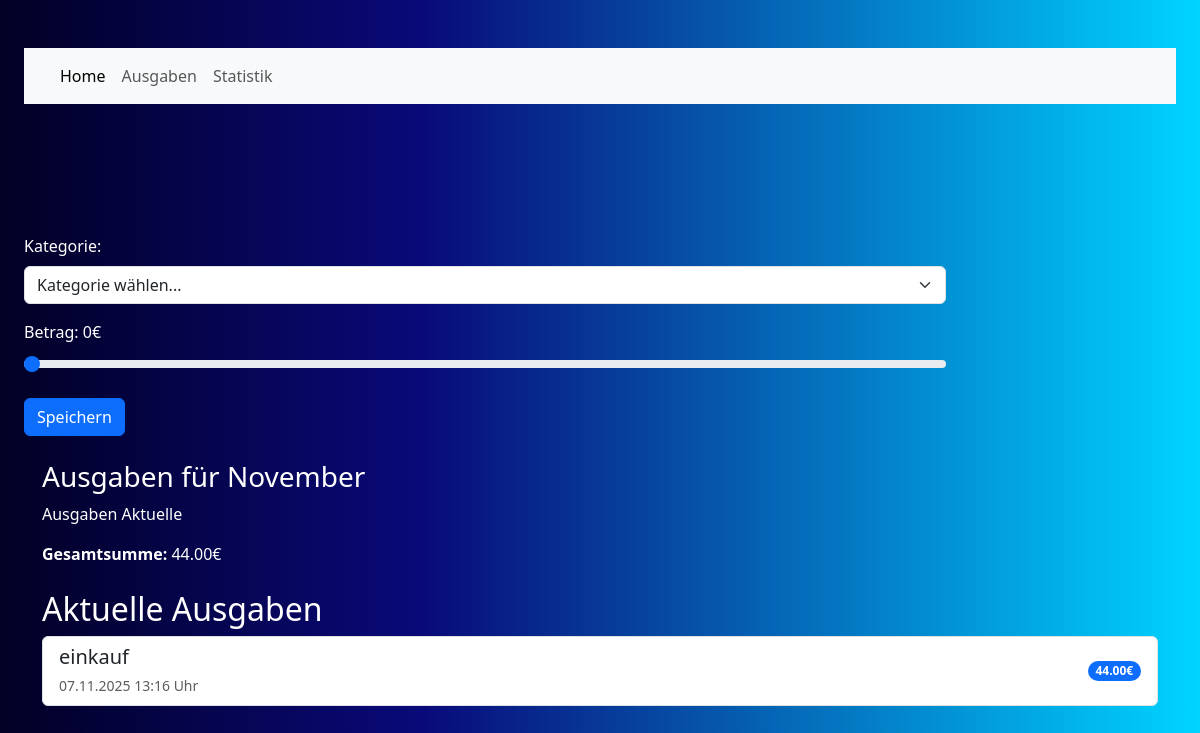
/home/, run on an earlier commit of the app's database.
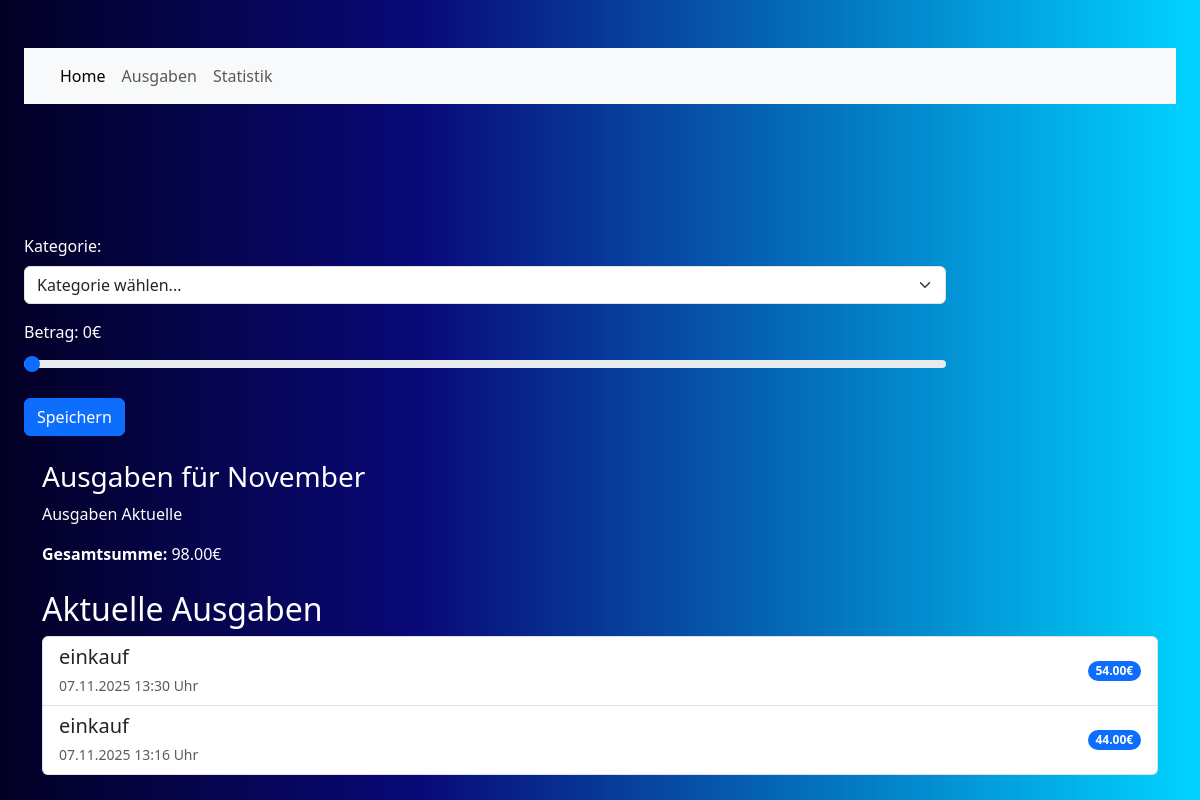
And on a later commit of the database.
### home/models.py (models this page shows, shortened)
class Ausgabe(models.Model):
    ausgaben_höhe = models.DecimalField(max_digits=10, decimal_places=2, default=0)
    ausgaben_kategorie = models.CharField(max_length=100)
    zeitpunkt_ausgabe = models.DateTimeField(auto_now_add=True)  # Automatisch setzen!
    class Meta:
        verbose_name = "Ausgabe"
        verbose_name_plural = "Ausgaben"  # Plural nur für Admin-Anzeige

### home/views.py (the view)
# urls.py: path('', views.main_view, name='main'),  # ← main_view verwenden!
def main_view(request):
    heute = datetime.now()
    monat = heute.month
    jahr = heute.year
    monate = ['Januar', 'Februar', 'März', 'April', 'Mai', 'Juni',
              'Juli', 'August', 'September', 'Oktober', 'November', 'Dezember']
    monat_name = monate[monat - 1]
    ausgaben_monatlich = Ausgabe.objects.filter(
        zeitpunkt_ausgabe__month=monat,
        zeitpunkt_ausgabe__year=jahr
    ).order_by('-zeitpunkt_ausgabe')
    gesamt_summe = 0
    for ausgabe in ausgaben_monatlich:
        print(f"Kategorie: {ausgabe.ausgaben_kategorie} - Höhe: {ausgabe.ausgaben_höhe}€")
        gesamt_summe += ausgabe.ausgaben_höhe
    print(f"Gesamtsumme für {monat}/{jahr}: {gesamt_summe}€")
    kategorien_daten = ausgaben_monatlich.values('ausgaben_kategorie').annotate(
        summe=Sum('ausgaben_höhe')
    ).order_by('-summe')
    chart_labels = [item['ausgaben_kategorie'] for item in kategorien_daten]
    chart_data = [float(item['summe']) for item in kategorien_daten]
    chart_labels_json = json.dumps(chart_labels)
    chart_data_json = json.dumps(chart_data)
    context = {
        'ausgaben': ausgaben_monatlich,
        'gesamt_summe': gesamt_summe,
        'monat': monat,
        'monat_name': monat_name,
        'jahr': jahr,
        'chart_labels': chart_labels_json,
        'chart_data': chart_data_json,
    }
    return render(request, 'home/main.html', context)

### home/templates/home/main.html (shortened to what this page needs)
{% load static %}
<!DOCTYPE html>
<html>
<head>
    <link rel="stylesheet" href="{% static 'home/style.css' %}">
    <link href="https://cdn.jsdelivr.net/npm/bootstrap@5.3.2/dist/css/bootstrap.min.css" rel="stylesheet">
</head>
<body>
    <section id="main-section-home">
        <section>
            <div id="eingabe-form">
                <nav class="navbar navbar-expand-lg bg-body-tertiary">
                    <div class="container-fluid">
                        <div class="collapse navbar-collapse" id="navbarNav">
                            <ul class="navbar-nav">
                                <li class="nav-item">
                                    <a class="nav-link active" aria-current="page" href="#">Home</a>
                                </li>
                                <li class="nav-item">
                                    <a class="nav-link" href="#">Ausgaben</a>
                                </li>
                                <li class="nav-item">
                                    <a class="nav-link" href="#">Statistik</a>
                                </li>
                            </ul>
                        </div>
                    </div>
                </nav>
            </div>
            <div id="main-wrapper">
                <form hx-post="{% url 'home:add_cost' %}"
                      hx-target="#result"
                      hx-swap="afterbegin">
                    <div class="mb-3">
                        <label for="ausgaben_kategorie" class="form-label">Kategorie:</label>
                        <select id="ausgaben_kategorie"
                                name="ausgaben_kategorie"
                                class="form-select"
                                required>
                            <option value="">Kategorie wählen...</option>
                        </select>
                    </div>
                    <div class="mb-3">
                        <label for="ausgaben_höhe" class="form-label">
                            Betrag: <span id="amount-value">0</span>€
                        </label>
                        <input
                            type="range"
                            id="ausgaben_höhe"
                            name="ausgaben_höhe"
                            class="form-range"
                            min="0"
                            max="250"
                            value="0">
                    </div>
                    <button type="submit" class="btn btn-primary">Speichern</button>
                </form>
            </div>
        </section>
        <div class="container mt-4">
            <h3>Ausgaben für {{ monat_name }} </h3>
            <div class="mb-1">
                <p>Ausgaben Aktuelle</p>
                <strong>Gesamtsumme:</strong> {{ gesamt_summe }}€
            </div>
        </div>
        <div class="container mt-4">
            <h2>Aktuelle Ausgaben</h2>
            {% if ausgaben %}
                <div class="list-group">
                    {% for ausgabe in ausgaben %}
                        <div class="list-group-item d-flex justify-content-between align-items-center">
                            <div>
                                <h5 class="mb-1">{{ ausgabe.ausgaben_kategorie }}</h5>
                                <small class="text-muted">{{ ausgabe.zeitpunkt_ausgabe|date:"d.m.Y H:i" }} Uhr</small>
                            </div>
                            <span class="badge bg-primary rounded-pill">{{ ausgabe.ausgaben_höhe }}€</span>
                        </div>
                    {% endfor %}
                </div>
            {% else %}
                <div class="alert alert-info">
                    Noch keine Ausgaben vorhanden. Füge deine erste Ausgabe hinzu!
                </div>
            {% endif %}
        </div>
    </section>
</body>
</html>

What changed in the data, as far as the page shows it:
added Ausgabe: ausgaben_kategorie "einkauf", zeitpunkt_ausgabe "07.11.2025 13:30", ausgaben_höhe "54.00"
Also different on the page:
{{ gesamt_summe }}: "44.00" → "98.00"
